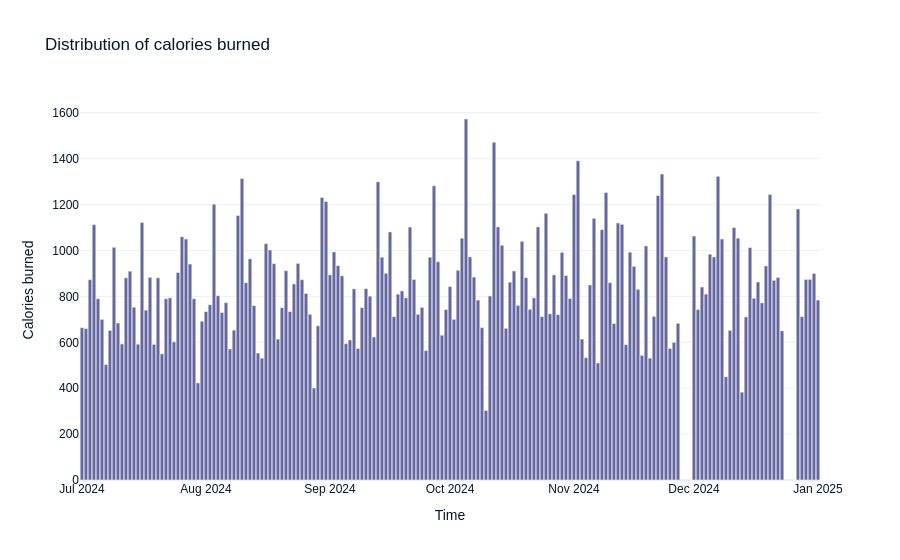

Notebook code cell kept with this figure:
### Code cell
# Visualize the distribution of calories burned
fig = px.bar(fd, y='total_calories_burned', x='date', title='Distribution of calories burned')
fig.update_layout(xaxis_title='Time', yaxis_title='Calories burned', bargap=0.1)
fig.show()

### Figure 1 — Plotly figure (JSON) as saved in the notebook; plotly's stock layout.template omitted (floating-point values rounded to 4 significant figures; data arrays with more than 128 entries replaced by an {"elided": "..."} marker saying what was removed)
{"data": [{"alignmentgroup": "True", "hovertemplate": "date=%{x}<br>total_calories_burned=%{y}<extra></extra>", "legendgroup": "", "marker": {"color": "#6568a0", "pattern": {"shape": ""}}, "name": "", "offsetgroup": "", "orientation": "v", "showlegend": false, "textposition": "auto", "x": {"elided": "185 str values"}, "xaxis": "x", "y": {"elided": "185 int values"}, "yaxis": "y", "type": "bar"}], "layout": {"xaxis": {"anchor": "y", "domain": [0, 1], "title": {"text": "Time"}}, "yaxis": {"anchor": "x", "domain": [0, 1], "title": {"text": "Calories burned"}}, "legend": {"tracegroupgap": 0}, "title": {"text": "Distribution of calories burned"}, "barmode": "relative", "bargap": 0.1}}
